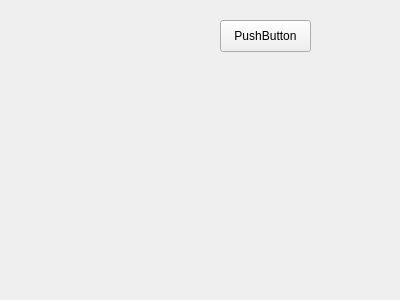
<?xml version="1.0" encoding="UTF-8"?>
<ui version="4.0">
 <class>MainWindow</class>
 <widget class="QMainWindow" name="MainWindow">
  <property name="geometry">
   <rect>
    <x>0</x>
    <y>0</y>
    <width>400</width>
    <height>300</height>
   </rect>
  </property>
  <widget class="QWidget" name="centralWidget">
   <widget class="QPushButton" name="pushButton">
    <property name="geometry">
     <rect>
      <x>220</x>
      <y>20</y>
      <width>91</width>
      <height>32</height>
     </rect>
    </property>
    <property name="text">
     <string>PushButton</string>
    </property>
   </widget>
  </widget>
 </widget>
 <layoutdefault spacing="6" margin="11"/>
 <resources/>
 <connections/>
</ui>
